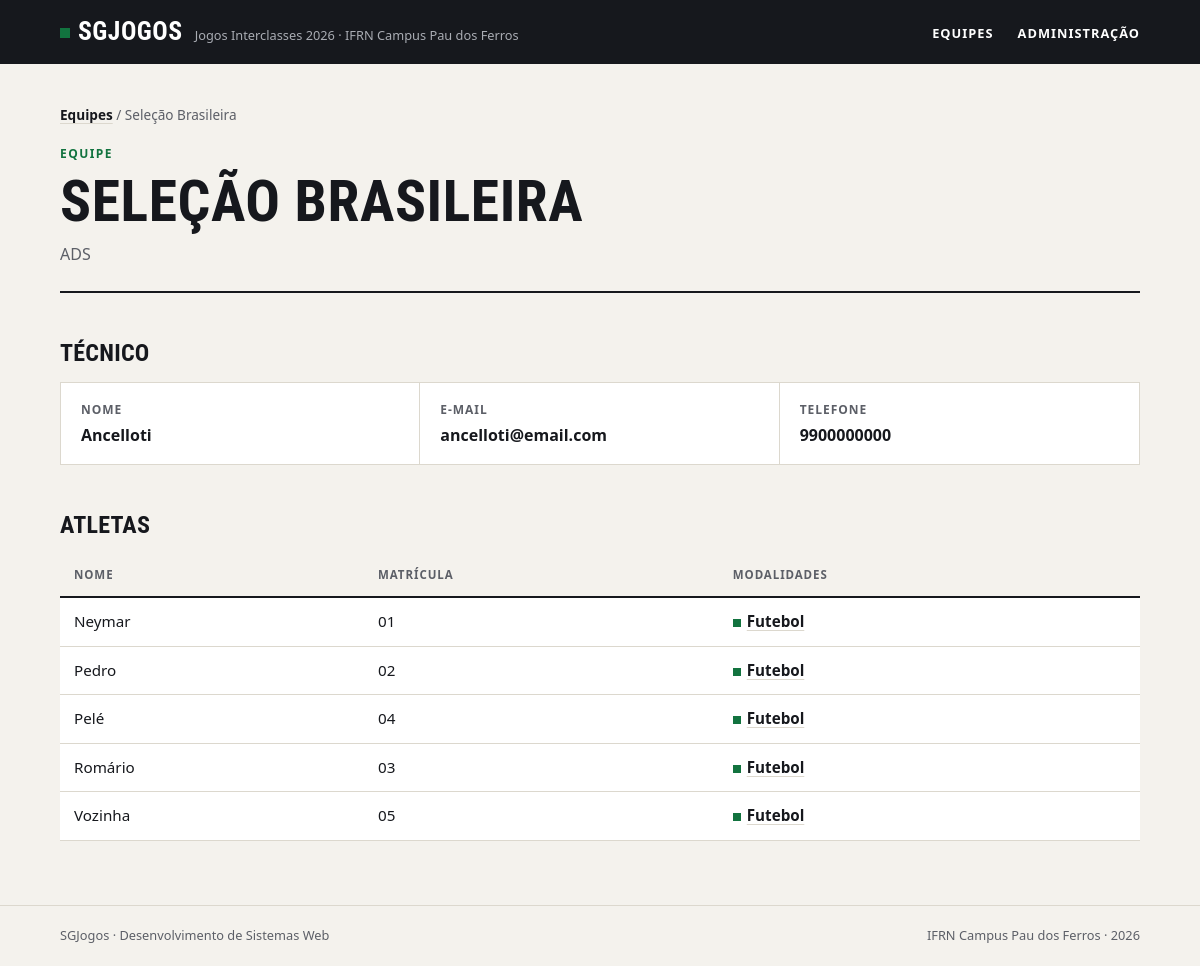
Screenshot of /equipes/2/ with the database file from the repository.
### jogos/models.py (models this page shows, shortened)
class Equipe(models.Model):
    nome = models.CharField(max_length=50, unique=True)
    curso = models.CharField(max_length=50, unique=True)
    cor = models.CharField(max_length=7)
    criada_em = models.DateTimeField(auto_now_add=True)
    def __str__(self):
        return self.nome
    class Meta:
        ordering = ["nome"]
        verbose_name = "equipe"
        verbose_name_plural = "equipes"

class Tecnico(models.Model):
    nome = models.CharField(max_length=50)
    email = models.EmailField(max_length=254)
    telefone = models.CharField(max_length=50)
    equipe = models.OneToOneField("Equipe", related_name="tecnico", null=True, blank=True, on_delete=models.CASCADE)
    def __str__(self):
        return self.nome
    class Meta:
        ordering = ["nome"]
        verbose_name = "técnico"
        verbose_name_plural = "técnicos"

class Atleta(models.Model):
    nome = models.CharField(max_length=50)
    matricula = models.CharField(max_length=50, unique=True)
    data_nascimento = models.DateField()
    equipe = models.ForeignKey("Equipe", related_name="atletas", null=True, blank=True, on_delete=models.PROTECT)
    modalidades = models.ManyToManyField("Modalidade", related_name="atletas", blank=True)
    class Meta:
        ordering = ["nome"]
        verbose_name = "atleta"
        verbose_name_plural = "atletas"

class Modalidade(models.Model):
    TIPOS = {
        "individual": "Individual",
        "coletiva": "Coletiva"
    }
    nome = models.CharField(max_length=50, unique=True)
    tipo = models.CharField(blank=False, choices=TIPOS)
    max_atletas = models.PositiveIntegerField()
    def __str__(self):
        return self.nome
    class Meta:
        ordering = ["nome"]
        verbose_name = "modalidade"
        verbose_name_plural = "modalidades"

### jogos/views.py (the view)
# urls.py: path('equipes/<int:id>/', views.equipe, name="equipe"),
def equipe(request, id):
    context = {
        "equipe": get_object_or_404(Equipe, pk=id)
    }
    return render(request, "equipe.html", context)

### jogos/templates/equipe.html (shortened to what this page needs)
{% load static %}
<!DOCTYPE html>
<html lang="pt-br">
<head>
    <link rel="stylesheet" href="{% static 'jogos/style.css' %}">
</head>
<body>
    <header class="cabecalho">
        <div class="conteudo">
            <a class="marca" href="{% url 'index' %}">
                <strong>SGJogos</strong>
                <span>Jogos Interclasses 2026 · IFRN Campus Pau dos Ferros</span>
            </a>
            <nav class="menu">
                <ul>
                    <li><a href="{% url 'index' %}">Equipes</a></li>
                    <li><a href="/admin">Administração</a></li>
                </ul>
            </nav>
        </div>
    </header>
    <main class="conteudo">
        <nav class="trilha"><a href="{% url 'index' %}">Equipes</a> / {{equipe}}</nav>
        <header class="topo">
            <span class="sobretitulo">Equipe</span>
            <h1>{{equipe}}</h1>
            <p class="descricao">{{equipe.curso}}</p>
        </header>
        <h2>Técnico</h2>
        {% if equipe.tecnico %}
        <dl class="numeros ficha">
            <div>
                <dt>Nome</dt>
                <dd>{{equipe.tecnico}}</dd>
            </div>
            <div>
                <dt>E-mail</dt>
                <dd>{{equipe.tecnico.email}}</dd>
            </div>
            <div>
                <dt>Telefone</dt>
                <dd>{{equipe.tecnico.telefone}}</dd>
            </div>
        </dl>
        {% else %}
        <p class="aviso">Esta equipe ainda não tem técnico cadastrado.</p>
        {% endif %}
        <h2>Atletas</h2>
        <div class="tabela">
            <table>
                <thead>
                    <tr>
                        <th>Nome</th>
                        <th>Matrícula</th>
                        <th>Modalidades</th>
                    </tr>
                </thead>
                <tbody>
                    {% for atleta in equipe.atletas.all %}
                    <tr>
                        <td>{{atleta.nome}}</td>
                        <td>{{atleta.matricula}}</td>
                        <td>
                            <ul class="modalidades">
                                {% for modalidade in atleta.modalidades.all %}
                                    {% if modalidade.tipo == "individual" %}
                                        <li><a class="individual" href="{% url 'modalidade' modalidade.id %}">{{ modalidade }}</a></li>
                                    {% else %}
                                        <li><a href="{% url 'modalidade' modalidade.id %}">{{ modalidade }}</a></li>
                                    {% endif %}
                                {% endfor %}
                            </ul>
                        </td>
                    </tr>
                    {% empty %}
                    <tr><td class="vazio" colspan="3">Nenhum atleta inscrito.</td></tr>
                    {% endfor %}
                </tbody>
            </table>
        </div>
    </main>
    <footer class="rodape">
        <div class="conteudo">
            <p>SGJogos · Desenvolvimento de Sistemas Web</p>
            <p>IFRN Campus Pau dos Ferros · 2026</p>
        </div>
    </footer>
</body>
</html>

### jogos/static/jogos/style.css (style rules this page uses)
:root { --papel: #f4f2ed; --branco: #ffffff; --tinta: #16181d; --tinta-suave: #5c5f67; --linha: #dcd8ce; --verde: #12733f; --verde-claro: #e2efe6; --fonte-texto: system-ui, -apple-system, "Segoe UI", Roboto, Ubuntu, "Helvetica Neue", Arial, sans-serif; --fonte-titulo: "Bahnschrift SemiCondensed", "Bahnschrift", "Avenir Next Condensed", "Roboto Condensed", "Ubuntu Condensed", "Arial Narrow", var(--fonte-texto); }
*, *::before, *::after { box-sizing: border-box; }
* { margin: 0; padding: 0; }
body { min-height: 100vh; display: flex; flex-direction: column; background: var(--papel); color: var(--tinta); font-family: var(--fonte-texto); font-size: 1rem; line-height: 1.55; -webkit-font-smoothing: antialiased; }
a { color: inherit; }
ul { list-style: none; }
h1, h2, h3 { font-family: var(--fonte-titulo); font-stretch: condensed; font-weight: 700; line-height: 1.05; text-transform: uppercase; letter-spacing: 0.01em; }
.conteudo { width: 100%; max-width: 1120px; margin: 0 auto; padding: 0 20px; }
.cabecalho { background: var(--tinta); color: var(--branco); }
.cabecalho .conteudo { display: flex; align-items: center; justify-content: space-between; gap: 16px; min-height: 64px; }
.marca { display: flex; align-items: baseline; gap: 12px; text-decoration: none; }
.marca strong { font-family: var(--fonte-titulo); font-stretch: condensed; font-size: 1.6rem; letter-spacing: 0.02em; text-transform: uppercase; }
.marca strong::before { content: ""; display: inline-block; width: 10px; height: 10px; margin-right: 8px; background: var(--verde); transform: translateY(-2px); }
.marca span { color: #a9acb3; font-size: 0.8rem; }
.menu ul { display: flex; gap: 24px; }
.menu a { font-size: 0.8rem; font-weight: 600; letter-spacing: 0.08em; text-transform: uppercase; text-decoration: none; padding: 6px 0; border-bottom: 2px solid transparent; }
main.conteudo { flex: 1; padding-top: 40px; padding-bottom: 64px; }
.topo { padding-bottom: 24px; margin-bottom: 32px; border-bottom: 2px solid var(--tinta); }
.sobretitulo { display: block; margin-bottom: 8px; color: var(--verde); font-size: 0.75rem; font-weight: 700; letter-spacing: 0.12em; text-transform: uppercase; }
h1 { font-size: clamp(2.2rem, 6vw, 3.6rem); }
.descricao { max-width: 60ch; margin-top: 10px; color: var(--tinta-suave); }
h2 { margin: 48px 0 16px; font-size: 1.5rem; }
.trilha { margin-bottom: 20px; color: var(--tinta-suave); font-size: 0.85rem; }
.trilha a { color: var(--tinta); font-weight: 600; text-decoration-color: var(--linha); text-underline-offset: 3px; }
.numeros { display: grid; grid-template-columns: repeat(auto-fit, minmax(180px, 1fr)); border: 1px solid var(--linha); background: var(--branco); }
.numeros div { padding: 18px 20px; border-right: 1px solid var(--linha); }
.numeros div:last-child { border-right: none; }
.numeros dt { color: var(--tinta-suave); font-size: 0.75rem; font-weight: 700; letter-spacing: 0.08em; text-transform: uppercase; }
.numeros dd { margin-top: 4px; font-family: var(--fonte-titulo); font-stretch: condensed; font-size: 1.6rem; font-weight: 700; line-height: 1.15; font-variant-numeric: tabular-nums; overflow-wrap: anywhere; }
.tabela { overflow-x: auto; }
table { width: 100%; border-collapse: collapse; background: var(--branco); font-size: 0.95rem; font-variant-numeric: tabular-nums; }
th, td { padding: 12px 14px; border-bottom: 1px solid var(--linha); text-align: left; vertical-align: top; }
th { border-bottom: 2px solid var(--tinta); background: var(--papel); color: var(--tinta-suave); font-size: 0.72rem; font-weight: 700; letter-spacing: 0.08em; text-transform: uppercase; }
td a { font-weight: 600; text-decoration-color: var(--linha); text-underline-offset: 3px; }
.modalidades { display: flex; flex-wrap: wrap; gap: 4px 16px; }
.modalidades a::before { content: ""; display: inline-block; width: 8px; height: 8px; margin-right: 6px; background: var(--verde); }
.rodape { border-top: 1px solid var(--linha); color: var(--tinta-suave); font-size: 0.8rem; }
.rodape .conteudo { display: flex; flex-wrap: wrap; justify-content: space-between; gap: 8px; padding-top: 20px; padding-bottom: 20px; }
.numeros.ficha dd { font-family: var(--fonte-texto); font-stretch: normal; font-size: 1rem; font-weight: 600; line-height: 1.4; }

### rows the page displays
Equipe: nome "Seleção Brasileira", nome "SELEÇÃO BRASILEIRA", curso "ADS", tecnico "Ancelloti", tecnico.email "ancelloti@email.com", tecnico.telefone "9900000000"
Atleta: nome "Neymar", matricula "01"
Modalidade: nome "Futebol"
Atleta: nome "Pedro", matricula "02"
Atleta: nome "Pelé", matricula "04"
Atleta: nome "Romário", matricula "03"
Atleta: nome "Vozinha", matricula "05"
